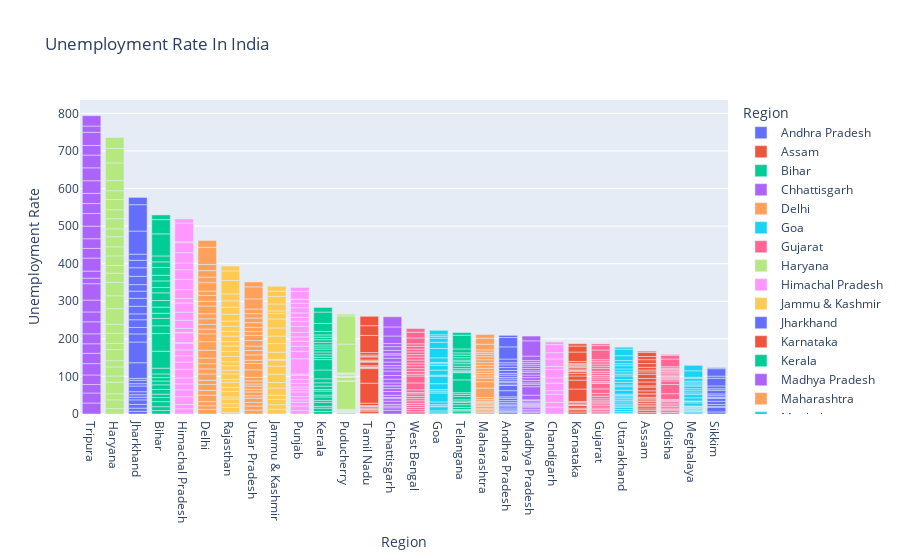

Notebook cell for this chart:
### Code cell
fg.update_layout(xaxis={'categoryorder':'total descending'})
fg.update_yaxes(title="Unemployment Rate")
fg.show()

### Figure 1 — Plotly figure (JSON) as saved in the notebook; plotly's stock layout.template omitted (floating-point values rounded to 4 significant figures)
{"data": [{"alignmentgroup": "True", "hovertemplate": "Region=%{x}<br>Output=%{y}<extra></extra>", "legendgroup": "Andhra Pradesh", "marker": {"color": "#636efa", "pattern": {"shape": ""}}, "name": "Andhra Pradesh", "offsetgroup": "Andhra Pradesh", "orientation": "v", "showlegend": true, "textposition": "auto", "type": "bar", "x": ["Andhra Pradesh", "Andhra Pradesh", "Andhra Pradesh", "Andhra Pradesh", "Andhra Pradesh", "Andhra Pradesh", "Andhra Pradesh", "Andhra Pradesh", "Andhra Pradesh", "Andhra Pradesh", "Andhra Pradesh", "Andhra Pradesh", "Andhra Pradesh", "Andhra Pradesh", "Andhra Pradesh", "Andhra Pradesh", "Andhra Pradesh", "Andhra Pradesh", "Andhra Pradesh", "Andhra Pradesh", "Andhra Pradesh", "Andhra Pradesh", "Andhra Pradesh", "Andhra Pradesh", "Andhra Pradesh", "Andhra Pradesh", "Andhra Pradesh", "Andhra Pradesh"], "xaxis": "x", "y": [3.65, 3.05, 3.75, 3.32, 5.17, 3.52, 4.12, 4.38, 4.84, 5.91, 4.06, 16.29, 14.46, 0.85, 6.09, 3.8, 5.64, 4.61, 6.01, 4.7, 7.54, 7.88, 7.11, 5.66, 9.88, 32.3, 24.91, 5.86], "yaxis": "y"}, {"alignmentgroup": "True", "hovertemplate": "Region=%{x}<br>Output=%{y}<extra></extra>", "legendgroup": "Assam", "marker": {"color": "#EF553B", "pattern": {"shape": ""}}, "name": "Assam", "offsetgroup": "Assam", "orientation": "v", "showlegend": true, "textposition": "auto", "type": "bar", "x": ["Assam", "Assam", "Assam", "Assam", "Assam", "Assam", "Assam", "Assam", "Assam", "Assam", "Assam", "Assam", "Assam", "Assam", "Assam", "Assam", "Assam", "Assam", "Assam", "Assam", "Assam", "Assam", "Assam", "Assam", "Assam", "Assam"], "xaxis": "x", "y": [4.29, 5.08, 4.26, 5.79, 4.46, 4.65, 4.66, 4.29, 3.26, 3.77, 9.38, 0, 7.87, 9.89, 3.21, 10.39, 9.26, 11.17, 6.31, 5.02, 7.24, 9.98, 10.34, 8.37, 10.77, 3.42], "yaxis": "y"}, {"alignmentgroup": "True", "hovertemplate": "Region=%{x}<br>Output=%{y}<extra></extra>", "legendgroup": "Bihar", "marker": {"color": "#00cc96", "pattern": {"shape": ""}}, "name": "Bihar", "offsetgroup": "Bihar", "orientation": "v", "showlegend": true, "textposition": "auto", "type": "bar", "x": ["Bihar", "Bihar", "Bihar", "Bihar", "Bihar", "Bihar", "Bihar", "Bihar", "Bihar", "Bihar", "Bihar", "Bihar", "Bihar", "Bihar", "Bihar", "Bihar", "Bihar", "Bihar", "Bihar", "Bihar", "Bihar", "Bihar", "Bihar", "Bihar", "Bihar", "Bihar", "Bihar", "Bihar"], "xaxis": "x", "y": [9.27, 10.2, 13.44, 11, 8.87, 12.47, 12.4, 10.16, 9.13, 9.61, 15.39, 45.09, 47.26, 20.49, 19.9, 13.29, 16.41, 17.66, 20.46, 14.06, 17.62, 14.91, 20.69, 15.11, 15.73, 58.77, 37.87, 12.45], "yaxis": "y"}, {"alignmentgroup": "True", "hovertemplate": "Region=%{x}<br>Output=%{y}<extra></extra>", "legendgroup": "Chhattisgarh", "marker": {"color": "#ab63fa", "pattern": {"shape": ""}}, "name": "Chhattisgarh", "offsetgroup": "Chhattisgarh", "orientation": "v", "showlegend": true, "textposition": "auto", "type": "bar", "x": ["Chhattisgarh", "Chhattisgarh", "Chhattisgarh", "Chhattisgarh", "Chhattisgarh", "Chhattisgarh", "Chhattisgarh", "Chhattisgarh", "Chhattisgarh", "Chhattisgarh", "Chhattisgarh", "Chhattisgarh", "Chhattisgarh", "Chhattisgarh", "Chhattisgarh", "Chhattisgarh", "Chhattisgarh", "Chhattisgarh", "Chhattisgarh", "Chhattisgarh", "Chhattisgarh", "Chhattisgarh", "Chhattisgarh", "Chhattisgarh", "Chhattisgarh", "Chhattisgarh", "Chhattisgarh", "Chhattisgarh"], "xaxis": "x", "y": [9.82, 6.76, 4.54, 4.64, 8.33, 6.96, 2.77, 6.11, 9.89, 7.89, 7.31, 0, 7.64, 10.14, 9.77, 11.77, 8.17, 6.29, 9.46, 10.27, 8.32, 3.57, 9.01, 9.79, 8.21, 20.13, 24.1, 27.07], "yaxis": "y"}, {"alignmentgroup": "True", "hovertemplate": "Region=%{x}<br>Output=%{y}<extra></extra>", "legendgroup": "Delhi", "marker": {"color": "#FFA15A", "pattern": {"shape": ""}}, "name": "Delhi", "offsetgroup": "Delhi", "orientation": "v", "showlegend": true, "textposition": "auto", "type": "bar", "x": ["Delhi", "Delhi", "Delhi", "Delhi", "Delhi", "Delhi", "Delhi", "Delhi", "Delhi", "Delhi", "Delhi", "Delhi", "Delhi", "Delhi", "Delhi", "Delhi", "Delhi", "Delhi", "Delhi", "Delhi", "Delhi", "Delhi", "Delhi", "Delhi", "Delhi", "Delhi", "Delhi", "Delhi"], "xaxis": "x", "y": [12.56, 9.33, 11.07, 17.18, 12.5, 15.84, 11.11, 16.97, 13.48, 13.81, 15.18, 20.69, 22.76, 21.14, 12.31, 12.76, 14.68, 13.52, 20.59, 12.41, 16.11, 11.07, 22.45, 14.86, 17.09, 16.51, 45.78, 18.11], "yaxis": "y"}, {"alignmentgroup": "True", "hovertemplate": "Region=%{x}<br>Output=%{y}<extra></extra>", "legendgroup": "Goa", "marker": {"color": "#19d3f3", "pattern": {"shape": ""}}, "name": "Goa", "offsetgroup": "Goa", "orientation": "v", "showlegend": true, "textposition": "auto", "type": "bar", "x": ["Goa", "Goa", "Goa", "Goa", "Goa", "Goa", "Goa", "Goa", "Goa", "Goa", "Goa", "Goa", "Goa", "Goa", "Goa", "Goa", "Goa", "Goa", "Goa", "Goa", "Goa", "Goa", "Goa", "Goa"], "xaxis": "x", "y": [2.91, 5.45, 10.98, 1.98, 3.61, 7.21, 23.71, 3.54, 5.38, 0, 15.91, 20, 2.75, 13.33, 12.28, 4.9, 3.16, 12.31, 25.2, 16.22, 10.92, 4.31, 4.76, 11.76], "yaxis": "y"}, {"alignmentgroup": "True", "hovertemplate": "Region=%{x}<br>Output=%{y}<extra></extra>", "legendgroup": "Gujarat", "marker": {"color": "#FF6692", "pattern": {"shape": ""}}, "name": "Gujarat", "offsetgroup": "Gujarat", "orientation": "v", "showlegend": true, "textposition": "auto", "type": "bar", "x": ["Gujarat", "Gujarat", "Gujarat", "Gujarat", "Gujarat", "Gujarat", "Gujarat", "Gujarat", "Gujarat", "Gujarat", "Gujarat", "Gujarat", "Gujarat", "Gujarat", "Gujarat", "Gujarat", "Gujarat", "Gujarat", "Gujarat", "Gujarat", "Gujarat", "Gujarat", "Gujarat", "Gujarat", "Gujarat", "Gujarat", "Gujarat", "Gujarat"], "xaxis": "x", "y": [2.88, 4.77, 4.58, 3.7, 6.29, 4.91, 4.68, 3.46, 5.35, 6.64, 7.59, 12, 14.58, 1.41, 4.09, 6.31, 5.15, 4.2, 5.96, 5.45, 7.53, 5.71, 5.82, 6.04, 5.39, 25.94, 11.62, 4.54], "yaxis": "y"}, {"alignmentgroup": "True", "hovertemplate": "Region=%{x}<br>Output=%{y}<extra></extra>", "legendgroup": "Haryana", "marker": {"color": "#B6E880", "pattern": {"shape": ""}}, "name": "Haryana", "offsetgroup": "Haryana", "orientation": "v", "showlegend": true, "textposition": "auto", "type": "bar", "x": ["Haryana", "Haryana", "Haryana", "Haryana", "Haryana", "Haryana", "Haryana", "Haryana", "Haryana", "Haryana", "Haryana", "Haryana", "Haryana", "Haryana", "Haryana", "Haryana", "Haryana", "Haryana", "Haryana", "Haryana", "Haryana", "Haryana", "Haryana", "Haryana", "Haryana", "Haryana", "Haryana", "Haryana"], "xaxis": "x", "y": [14.54, 23.08, 16.22, 30.94, 16.36, 24.17, 16.59, 29.56, 16.21, 27.19, 23.92, 41.61, 34.22, 35.57, 24.67, 20.42, 25.45, 24.19, 26.84, 21.04, 27.06, 23.65, 27.24, 23.29, 27.14, 46.89, 38.46, 29.41], "yaxis": "y"}, {"alignmentgroup": "True", "hovertemplate": "Region=%{x}<br>Output=%{y}<extra></extra>", "legendgroup": "Himachal Pradesh", "marker": {"color": "#FF97FF", "pattern": {"shape": ""}}, "name": "Himachal Pradesh", "offsetgroup": "Himachal Pradesh", "orientation": "v", "showlegend": true, "textposition": "auto", "type": "bar", "x": ["Himachal Pradesh", "Himachal Pradesh", "Himachal Pradesh", "Himachal Pradesh", "Himachal Pradesh", "Himachal Pradesh", "Himachal Pradesh", "Himachal Pradesh", "Himachal Pradesh", "Himachal Pradesh", "Himachal Pradesh", "Himachal Pradesh", "Himachal Pradesh", "Himachal Pradesh", "Himachal Pradesh", "Himachal Pradesh", "Himachal Pradesh", "Himachal Pradesh", "Himachal Pradesh", "Himachal Pradesh", "Himachal Pradesh", "Himachal Pradesh", "Himachal Pradesh", "Himachal Pradesh", "Himachal Pradesh", "Himachal Pradesh", "Himachal Pradesh", "Himachal Pradesh"], "xaxis": "x", "y": [13.68, 11.43, 20.59, 18.56, 15.98, 15.81, 22.86, 19.46, 16.67, 15.42, 17.71, 2.13, 25.64, 1.12, 10.88, 21.43, 21.51, 24.48, 12, 23.77, 27.27, 25.32, 18.15, 27.31, 26.44, 2.7, 50, 10.81], "yaxis": "y"}, {"alignmentgroup": "True", "hovertemplate": "Region=%{x}<br>Output=%{y}<extra></extra>", "legendgroup": "Jammu & Kashmir", "marker": {"color": "#FECB52", "pattern": {"shape": ""}}, "name": "Jammu & Kashmir", "offsetgroup": "Jammu & Kashmir", "orientation": "v", "showlegend": true, "textposition": "auto", "type": "bar", "x": ["Jammu & Kashmir", "Jammu & Kashmir", "Jammu & Kashmir", "Jammu & Kashmir", "Jammu & Kashmir", "Jammu & Kashmir", "Jammu & Kashmir", "Jammu & Kashmir", "Jammu & Kashmir", "Jammu & Kashmir", "Jammu & Kashmir", "Jammu & Kashmir", "Jammu & Kashmir", "Jammu & Kashmir", "Jammu & Kashmir", "Jammu & Kashmir", "Jammu & Kashmir", "Jammu & Kashmir", "Jammu & Kashmir", "Jammu & Kashmir", "Jammu & Kashmir"], "xaxis": "x", "y": [12.78, 12.09, 13.67, 11.32, 19.27, 14.73, 22.19, 21.23, 16, 2.22, 18.97, 23.04, 19.88, 21.55, 24.06, 14.29, 7.02, 18.54, 19.86, 14.29, 12.96], "yaxis": "y"}, {"alignmentgroup": "True", "hovertemplate": "Region=%{x}<br>Output=%{y}<extra></extra>", "legendgroup": "Jharkhand", "marker": {"color": "#636efa", "pattern": {"shape": ""}}, "name": "Jharkhand", "offsetgroup": "Jharkhand", "orientation": "v", "showlegend": true, "textposition": "auto", "type": "bar", "x": ["Jharkhand", "Jharkhand", "Jharkhand", "Jharkhand", "Jharkhand", "Jharkhand", "Jharkhand", "Jharkhand", "Jharkhand", "Jharkhand", "Jharkhand", "Jharkhand", "Jharkhand", "Jharkhand", "Jharkhand", "Jharkhand", "Jharkhand", "Jharkhand", "Jharkhand", "Jharkhand", "Jharkhand", "Jharkhand", "Jharkhand", "Jharkhand", "Jharkhand", "Jharkhand", "Jharkhand", "Jharkhand"], "xaxis": "x", "y": [7.11, 8.46, 9.98, 12.06, 7.12, 6.57, 8.07, 15.15, 6.16, 9.06, 5.01, 41.72, 55.1, 21.53, 17.23, 20.51, 15.67, 20.25, 21.16, 19.05, 17.34, 22.01, 22.96, 19.67, 16.4, 61.48, 70.17, 19.38], "yaxis": "y"}, {"alignmentgroup": "True", "hovertemplate": "Region=%{x}<br>Output=%{y}<extra></extra>", "legendgroup": "Karnataka", "marker": {"color": "#EF553B", "pattern": {"shape": ""}}, "name": "Karnataka", "offsetgroup": "Karnataka", "orientation": "v", "showlegend": true, "textposition": "auto", "type": "bar", "x": ["Karnataka", "Karnataka", "Karnataka", "Karnataka", "Karnataka", "Karnataka", "Karnataka", "Karnataka", "Karnataka", "Karnataka", "Karnataka", "Karnataka", "Karnataka", "Karnataka", "Karnataka", "Karnataka", "Karnataka", "Karnataka", "Karnataka", "Karnataka", "Karnataka", "Karnataka", "Karnataka", "Karnataka", "Karnataka", "Karnataka", "Karnataka", "Karnataka"], "xaxis": "x", "y": [5.46, 5.98, 0.52, 0.37, 3.2, 7.13, 1.19, 0.41, 2.57, 4.11, 2.39, 33.17, 23.72, 10.92, 6.56, 5, 2.29, 1.27, 3.57, 3.87, 3.44, 1.56, 3.31, 2.88, 4.92, 25.12, 15.88, 6.12], "yaxis": "y"}, {"alignmentgroup": "True", "hovertemplate": "Region=%{x}<br>Output=%{y}<extra></extra>", "legendgroup": "Kerala", "marker": {"color": "#00cc96", "pattern": {"shape": ""}}, "name": "Kerala", "offsetgroup": "Kerala", "orientation": "v", "showlegend": true, "textposition": "auto", "type": "bar", "x": ["Kerala", "Kerala", "Kerala", "Kerala", "Kerala", "Kerala", "Kerala", "Kerala", "Kerala", "Kerala", "Kerala", "Kerala", "Kerala", "Kerala", "Kerala", "Kerala", "Kerala", "Kerala", "Kerala", "Kerala", "Kerala", "Kerala", "Kerala", "Kerala", "Kerala", "Kerala", "Kerala", "Kerala"], "xaxis": "x", "y": [6.63, 9, 4.95, 10.32, 5.35, 9.14, 5, 10.77, 4.11, 8.91, 8.85, 10.71, 23.38, 27.66, 6.11, 6.67, 7.58, 7.69, 5.52, 5.35, 6.71, 7.31, 6.65, 6.08, 9.14, 21.43, 30.28, 12.17], "yaxis": "y"}, {"alignmentgroup": "True", "hovertemplate": "Region=%{x}<br>Output=%{y}<extra></extra>", "legendgroup": "Madhya Pradesh", "marker": {"color": "#ab63fa", "pattern": {"shape": ""}}, "name": "Madhya Pradesh", "offsetgroup": "Madhya Pradesh", "orientation": "v", "showlegend": true, "textposition": "auto", "type": "bar", "x": ["Madhya Pradesh", "Madhya Pradesh", "Madhya Pradesh", "Madhya Pradesh", "Madhya Pradesh", "Madhya Pradesh", "Madhya Pradesh", "Madhya Pradesh", "Madhya Pradesh", "Madhya Pradesh", "Madhya Pradesh", "Madhya Pradesh", "Madhya Pradesh", "Madhya Pradesh", "Madhya Pradesh", "Madhya Pradesh", "Madhya Pradesh", "Madhya Pradesh", "Madhya Pradesh", "Madhya Pradesh", "Madhya Pradesh", "Madhya Pradesh", "Madhya Pradesh", "Madhya Pradesh", "Madhya Pradesh", "Madhya Pradesh", "Madhya Pradesh", "Madhya Pradesh"], "xaxis": "x", "y": [3.63, 4.25, 3.92, 4.94, 3.08, 2.98, 2.72, 2.94, 3.66, 4.42, 1.19, 12.5, 22.46, 6.46, 3.91, 6.38, 7.38, 6.82, 7, 4.4, 6.06, 6.2, 5.17, 4.96, 4.8, 11.94, 40.49, 12.72], "yaxis": "y"}, {"alignmentgroup": "True", "hovertemplate": "Region=%{x}<br>Output=%{y}<extra></extra>", "legendgroup": "Maharashtra", "marker": {"color": "#FFA15A", "pattern": {"shape": ""}}, "name": "Maharashtra", "offsetgroup": "Maharashtra", "orientation": "v", "showlegend": true, "textposition": "auto", "type": "bar", "x": ["Maharashtra", "Maharashtra", "Maharashtra", "Maharashtra", "Maharashtra", "Maharashtra", "Maharashtra", "Maharashtra", "Maharashtra", "Maharashtra", "Maharashtra", "Maharashtra", "Maharashtra", "Maharashtra", "Maharashtra", "Maharashtra", "Maharashtra", "Maharashtra", "Maharashtra", "Maharashtra", "Maharashtra", "Maharashtra", "Maharashtra", "Maharashtra", "Maharashtra", "Maharashtra", "Maharashtra", "Maharashtra"], "xaxis": "x", "y": [3.67, 4.34, 3.66, 3.76, 4.4, 3.81, 3.68, 3.03, 3.8, 4.24, 5.38, 25.28, 16.89, 9.4, 6.08, 6.46, 6.35, 7.57, 7.6, 7.51, 7.6, 7.83, 6.67, 5.34, 6.34, 14.99, 15.92, 10.01], "yaxis": "y"}, {"alignmentgroup": "True", "hovertemplate": "Region=%{x}<br>Output=%{y}<extra></extra>", "legendgroup": "Meghalaya", "marker": {"color": "#19d3f3", "pattern": {"shape": ""}}, "name": "Meghalaya", "offsetgroup": "Meghalaya", "orientation": "v", "showlegend": true, "textposition": "auto", "type": "bar", "x": ["Meghalaya", "Meghalaya", "Meghalaya", "Meghalaya", "Meghalaya", "Meghalaya", "Meghalaya", "Meghalaya", "Meghalaya", "Meghalaya", "Meghalaya", "Meghalaya", "Meghalaya", "Meghalaya", "Meghalaya", "Meghalaya", "Meghalaya", "Meghalaya", "Meghalaya", "Meghalaya", "Meghalaya", "Meghalaya", "Meghalaya", "Meghalaya", "Meghalaya", "Meghalaya", "Meghalaya"], "xaxis": "x", "y": [3.16, 4.23, 1.03, 0.52, 0.24, 3.7, 1.5, 1.8, 0.97, 2.76, 1.28, 8.38, 3.73, 1.35, 8.4, 8.66, 4.43, 5.8, 5.3, 7.2, 3.02, 5.21, 4.76, 7.37, 2.8, 17.39, 14.58], "yaxis": "y"}, {"alignmentgroup": "True", "hovertemplate": "Region=%{x}<br>Output=%{y}<extra></extra>", "legendgroup": "Odisha", "marker": {"color": "#FF6692", "pattern": {"shape": ""}}, "name": "Odisha", "offsetgroup": "Odisha", "orientation": "v", "showlegend": true, "textposition": "auto", "type": "bar", "x": ["Odisha", "Odisha", "Odisha", "Odisha", "Odisha", "Odisha", "Odisha", "Odisha", "Odisha", "Odisha", "Odisha", "Odisha", "Odisha", "Odisha", "Odisha", "Odisha", "Odisha", "Odisha", "Odisha", "Odisha", "Odisha", "Odisha", "Odisha", "Odisha", "Odisha", "Odisha", "Odisha", "Odisha"], "xaxis": "x", "y": [4.17, 4.71, 3.31, 3.68, 4.31, 4.28, 4.72, 4.67, 1.81, 3.31, 15.09, 24.48, 9.45, 4.59, 2.95, 2.63, 1.78, 3.5, 3.78, 4.5, 2.23, 3.36, 2.28, 2.19, 3.96, 20.5, 10, 2.18], "yaxis": "y"}, {"alignmentgroup": "True", "hovertemplate": "Region=%{x}<br>Output=%{y}<extra></extra>", "legendgroup": "Puducherry", "marker": {"color": "#B6E880", "pattern": {"shape": ""}}, "name": "Puducherry", "offsetgroup": "Puducherry", "orientation": "v", "showlegend": true, "textposition": "auto", "type": "bar", "x": ["Puducherry", "Puducherry", "Puducherry", "Puducherry", "Puducherry", "Puducherry", "Puducherry", "Puducherry", "Puducherry", "Puducherry", "Puducherry", "Puducherry", "Puducherry", "Puducherry", "Puducherry", "Puducherry", "Puducherry", "Puducherry", "Puducherry", "Puducherry", "Puducherry", "Puducherry", "Puducherry", "Puducherry", "Puducherry", "Puducherry"], "xaxis": "x", "y": [0, 0, 0, 4.85, 0, 1.18, 0, 1.99, 0.58, 1.74, 2.31, 74.51, 1.25, 0, 0, 8.95, 1.22, 1.17, 1.37, 5.21, 0.57, 1.78, 0.62, 76.74, 75, 4.55], "yaxis": "y"}, {"alignmentgroup": "True", "hovertemplate": "Region=%{x}<br>Output=%{y}<extra></extra>", "legendgroup": "Punjab", "marker": {"color": "#FF97FF", "pattern": {"shape": ""}}, "name": "Punjab", "offsetgroup": "Punjab", "orientation": "v", "showlegend": true, "textposition": "auto", "type": "bar", "x": ["Punjab", "Punjab", "Punjab", "Punjab", "Punjab", "Punjab", "Punjab", "Punjab", "Punjab", "Punjab", "Punjab", "Punjab", "Punjab", "Punjab", "Punjab", "Punjab", "Punjab", "Punjab", "Punjab", "Punjab", "Punjab", "Punjab", "Punjab", "Punjab", "Punjab", "Punjab", "Punjab", "Punjab"], "xaxis": "x", "y": [9.17, 12.21, 9.64, 6.69, 8.59, 12.56, 7.07, 6.13, 9.69, 10.41, 10.51, 3.69, 40.59, 20, 13.49, 13.17, 11.61, 11.99, 15.69, 13.75, 10.39, 11.97, 13.68, 11.99, 9.97, 1.13, 20.54, 10.55], "yaxis": "y"}, {"alignmentgroup": "True", "hovertemplate": "Region=%{x}<br>Output=%{y}<extra></extra>", "legendgroup": "Rajasthan", "marker": {"color": "#FECB52", "pattern": {"shape": ""}}, "name": "Rajasthan", "offsetgroup": "Rajasthan", "orientation": "v", "showlegend": true, "textposition": "auto", "type": "bar", "x": ["Rajasthan", "Rajasthan", "Rajasthan", "Rajasthan", "Rajasthan", "Rajasthan", "Rajasthan", "Rajasthan", "Rajasthan", "Rajasthan", "Rajasthan", "Rajasthan", "Rajasthan", "Rajasthan", "Rajasthan", "Rajasthan", "Rajasthan", "Rajasthan", "Rajasthan", "Rajasthan", "Rajasthan", "Rajasthan", "Rajasthan", "Rajasthan", "Rajasthan", "Rajasthan", "Rajasthan", "Rajasthan"], "xaxis": "x", "y": [4.03, 13.7, 9.7, 12.5, 5.45, 14.66, 10.47, 13.96, 8, 14.48, 9.47, 12.25, 10.45, 13.86, 13.62, 14.36, 11.67, 14.71, 12.63, 13.02, 14.3, 18.04, 18.82, 17.02, 18.54, 35.53, 25.35, 13.04], "yaxis": "y"}, {"alignmentgroup": "True", "hovertemplate": "Region=%{x}<br>Output=%{y}<extra></extra>", "legendgroup": "Sikkim", "marker": {"color": "#636efa", "pattern": {"shape": ""}}, "name": "Sikkim", "offsetgroup": "Sikkim", "orientation": "v", "showlegend": true, "textposition": "auto", "type": "bar", "x": ["Sikkim", "Sikkim", "Sikkim", "Sikkim", "Sikkim", "Sikkim", "Sikkim", "Sikkim", "Sikkim", "Sikkim", "Sikkim", "Sikkim", "Sikkim", "Sikkim", "Sikkim", "Sikkim", "Sikkim"], "xaxis": "x", "y": [5.48, 13.11, 1, 0, 5.81, 8.2, 7.76, 2.56, 4.82, 4.81, 9.68, 4.04, 7.37, 20.45, 5.77, 19.75, 2.63], "yaxis": "y"}, {"alignmentgroup": "True", "hovertemplate": "Region=%{x}<br>Output=%{y}<extra></extra>", "legendgroup": "Tamil Nadu", "marker": {"color": "#EF553B", "pattern": {"shape": ""}}, "name": "Tamil Nadu", "offsetgroup": "Tamil Nadu", "orientation": "v", "showlegend": true, "textposition": "auto", "type": "bar", "x": ["Tamil Nadu", "Tamil Nadu", "Tamil Nadu", "Tamil Nadu", "Tamil Nadu", "Tamil Nadu", "Tamil Nadu", "Tamil Nadu", "Tamil Nadu", "Tamil Nadu", "Tamil Nadu", "Tamil Nadu", "Tamil Nadu", "Tamil Nadu", "Tamil Nadu", "Tamil Nadu", "Tamil Nadu", "Tamil Nadu", "Tamil Nadu", "Tamil Nadu", "Tamil Nadu", "Tamil Nadu", "Tamil Nadu", "Tamil Nadu", "Tamil Nadu", "Tamil Nadu", "Tamil Nadu", "Tamil Nadu"], "xaxis": "x", "y": [0.97, 0.92, 6.01, 2.91, 1.71, 1.46, 2.46, 3.73, 1.18, 1.17, 6.36, 53.19, 38.73, 2.06, 0.89, 1.56, 3.18, 9.53, 1.86, 1.13, 2.65, 8.05, 2.05, 3.31, 6.46, 45.55, 25.95, 24.93], "yaxis": "y"}, {"alignmentgroup": "True", "hovertemplate": "Region=%{x}<br>Output=%{y}<extra></extra>", "legendgroup": "Telangana", "marker": {"color": "#00cc96", "pattern": {"shape": ""}}, "name": "Telangana", "offsetgroup": "Telangana", "orientation": "v", "showlegend": true, "textposition": "auto", "type": "bar", "x": ["Telangana", "Telangana", "Telangana", "Telangana", "Telangana", "Telangana", "Telangana", "Telangana", "Telangana", "Telangana", "Telangana", "Telangana", "Telangana", "Telangana", "Telangana", "Telangana", "Telangana", "Telangana", "Telangana", "Telangana", "Telangana", "Telangana", "Telangana", "Telangana", "Telangana", "Telangana", "Telangana", "Telangana"], "xaxis": "x", "y": [2.23, 5.92, 2.45, 1.4, 5.49, 7.29, 6.47, 1.35, 5.02, 9.02, 5.63, 4.51, 34.01, 19.3, 1.52, 1.43, 3.73, 4.19, 6.19, 6.74, 5.23, 4.22, 6.49, 6.74, 6.1, 10.5, 36.57, 6.92], "yaxis": "y"}, {"alignmentgroup": "True", "hovertemplate": "Region=%{x}<br>Output=%{y}<extra></extra>", "legendgroup": "Tripura", "marker": {"color": "#ab63fa", "pattern": {"shape": ""}}, "name": "Tripura", "offsetgroup": "Tripura", "orientation": "v", "showlegend": true, "textposition": "auto", "type": "bar", "x": ["Tripura", "Tripura", "Tripura", "Tripura", "Tripura", "Tripura", "Tripura", "Tripura", "Tripura", "Tripura", "Tripura", "Tripura", "Tripura", "Tripura", "Tripura", "Tripura", "Tripura", "Tripura", "Tripura", "Tripura", "Tripura", "Tripura", "Tripura", "Tripura", "Tripura", "Tripura", "Tripura", "Tripura"], "xaxis": "x", "y": [29.25, 26.64, 22.47, 25.49, 30.23, 27.54, 25.25, 26.53, 31.91, 26.22, 31.61, 43.64, 14.71, 18.84, 34.69, 25.59, 25.81, 33.45, 33.57, 26.67, 27.15, 33.48, 34.37, 33.88, 25.69, 34.88, 16.78, 27.47], "yaxis": "y"}, {"alignmentgroup": "True", "hovertemplate": "Region=%{x}<br>Output=%{y}<extra></extra>", "legendgroup": "Uttar Pradesh", "marker": {"color": "#FFA15A", "pattern": {"shape": ""}}, "name": "Uttar Pradesh", "offsetgroup": "Uttar Pradesh", "orientation": "v", "showlegend": true, "textposition": "auto", "type": "bar", "x": ["Uttar Pradesh", "Uttar Pradesh", "Uttar Pradesh", "Uttar Pradesh", "Uttar Pradesh", "Uttar Pradesh", "Uttar Pradesh", "Uttar Pradesh", "Uttar Pradesh", "Uttar Pradesh", "Uttar Pradesh", "Uttar Pradesh", "Uttar Pradesh", "Uttar Pradesh", "Uttar Pradesh", "Uttar Pradesh", "Uttar Pradesh", "Uttar Pradesh", "Uttar Pradesh", "Uttar Pradesh", "Uttar Pradesh", "Uttar Pradesh", "Uttar Pradesh", "Uttar Pradesh", "Uttar Pradesh", "Uttar Pradesh", "Uttar Pradesh", "Uttar Pradesh"], "xaxis": "x", "y": [10.26, 11.13, 9.19, 11.47, 6.45, 10.18, 6.94, 8.43, 6.06, 8.12, 9.37, 19.92, 16.89, 8.51, 14.4, 11.62, 11.8, 14.73, 13.58, 10.35, 11.31, 12.37, 12.34, 11.65, 12.32, 26.94, 32.06, 13.05], "yaxis": "y"}, {"alignmentgroup": "True", "hovertemplate": "Region=%{x}<br>Output=%{y}<extra></extra>", "legendgroup": "Uttarakhand", "marker": {"color": "#19d3f3", "pattern": {"shape": ""}}, "name": "Uttarakhand", "offsetgroup": "Uttarakhand", "orientation": "v", "showlegend": true, "textposition": "auto", "type": "bar", "x": ["Uttarakhand", "Uttarakhand", "Uttarakhand", "Uttarakhand", "Uttarakhand", "Uttarakhand", "Uttarakhand", "Uttarakhand", "Uttarakhand", "Uttarakhand", "Uttarakhand", "Uttarakhand", "Uttarakhand", "Uttarakhand", "Uttarakhand", "Uttarakhand", "Uttarakhand", "Uttarakhand", "Uttarakhand", "Uttarakhand", "Uttarakhand", "Uttarakhand", "Uttarakhand", "Uttarakhand", "Uttarakhand", "Uttarakhand", "Uttarakhand"], "xaxis": "x", "y": [1.63, 4.65, 5.74, 6.11, 3.47, 4.83, 5.56, 4.52, 4.17, 4.85, 3.66, 3.57, 10.71, 9.17, 4.69, 6.94, 7.43, 9.62, 4.72, 6.34, 7.39, 8.92, 5.28, 8.15, 13.18, 17.36, 5.08], "yaxis": "y"}, {"alignmentgroup": "True", "hovertemplate": "Region=%{x}<br>Output=%{y}<extra></extra>", "legendgroup": "West Bengal", "marker": {"color": "#FF6692", "pattern": {"shape": ""}}, "name": "West Bengal", "offsetgroup": "West Bengal", "orientation": "v", "showlegend": true, "textposition": "auto", "type": "bar", "x": ["West Bengal", "West Bengal", "West Bengal", "West Bengal", "West Bengal", "West Bengal", "West Bengal", "West Bengal", "West Bengal", "West Bengal", "West Bengal", "West Bengal", "West Bengal", "West Bengal", "West Bengal", "West Bengal", "West Bengal", "West Bengal", "West Bengal", "West Bengal", "West Bengal", "West Bengal", "West Bengal", "West Bengal", "West Bengal", "West Bengal", "West Bengal", "West Bengal"], "xaxis": "x", "y": [6.02, 5.85, 5.62, 5.58, 5.26, 6.78, 5.83, 5.79, 6.79, 3.78, 7.02, 18.32, 18.43, 4.94, 7.25, 7.38, 7.91, 7.27, 7.79, 7.83, 6.61, 7.24, 7.27, 7.55, 6.67, 15.63, 15.22, 9.86], "yaxis": "y"}, {"alignmentgroup": "True", "hovertemplate": "Region=%{x}<br>Output=%{y}<extra></extra>", "legendgroup": "Chandigarh", "marker": {"color": "#FF97FF", "pattern": {"shape": ""}}, "name": "Chandigarh", "offsetgroup": "Chandigarh", "orientation": "v", "showlegend": true, "textposition": "auto", "type": "bar", "x": ["Chandigarh", "Chandigarh", "Chandigarh", "Chandigarh", "Chandigarh", "Chandigarh", "Chandigarh", "Chandigarh", "Chandigarh", "Chandigarh", "Chandigarh", "Chandigarh"], "xaxis": "x", "y": [18.35, 12.4, 21.8, 9.52, 20.14, 13.99, 22.05, 8.33, 20, 16.67, 21.43, 7.22], "yaxis": "y"}], "layout": {"barmode": "relative", "legend": {"title": {"text": "Region"}, "tracegroupgap": 0}, "title": {"text": "Unemployment Rate In India"}, "xaxis": {"anchor": "y", "categoryarray": ["Andhra Pradesh", "Assam", "Bihar", "Chhattisgarh", "Delhi", "Goa", "Gujarat", "Haryana", "Himachal Pradesh", "Jammu & Kashmir", "Jharkhand", "Karnataka", "Kerala", "Madhya Pradesh", "Maharashtra", "Meghalaya", "Odisha", "Puducherry", "Punjab", "Rajasthan", "Sikkim", "Tamil Nadu", "Telangana", "Tripura", "Uttar Pradesh", "Uttarakhand", "West Bengal", null, "Chandigarh"], "categoryorder": "total descending", "domain": [0, 1], "title": {"text": "Region"}}, "yaxis": {"anchor": "x", "domain": [0, 1], "title": {"text": "Unemployment Rate"}}}}
